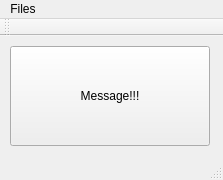
<?xml version="1.0" encoding="UTF-8"?>
<ui version="4.0">
 <class>MainWindow</class>
 <widget class="QMainWindow" name="MainWindow">
  <property name="geometry">
   <rect>
    <x>0</x>
    <y>0</y>
    <width>223</width>
    <height>180</height>
   </rect>
  </property>
  <property name="windowTitle">
   <string>MainWindow</string>
  </property>
  <widget class="QWidget" name="centralWidget">
   <widget class="QPushButton" name="pushButton_message">
    <property name="geometry">
     <rect>
      <x>10</x>
      <y>10</y>
      <width>200</width>
      <height>100</height>
     </rect>
    </property>
    <property name="text">
     <string>Message!!!</string>
    </property>
   </widget>
  </widget>
  <widget class="QMenuBar" name="menuBar">
   <property name="geometry">
    <rect>
     <x>0</x>
     <y>0</y>
     <width>223</width>
     <height>21</height>
    </rect>
   </property>
   <widget class="QMenu" name="menuFiles">
    <property name="title">
     <string>Files</string>
    </property>
    <addaction name="actionExit"/>
   </widget>
   <addaction name="menuFiles"/>
  </widget>
  <widget class="QToolBar" name="mainToolBar">
   <attribute name="toolBarArea">
    <enum>TopToolBarArea</enum>
   </attribute>
   <attribute name="toolBarBreak">
    <bool>false</bool>
   </attribute>
  </widget>
  <widget class="QStatusBar" name="statusBar"/>
  <action name="actionExit">
   <property name="text">
    <string>Exit</string>
   </property>
  </action>
 </widget>
 <layoutdefault spacing="6" margin="11"/>
 <resources/>
 <connections/>
</ui>
